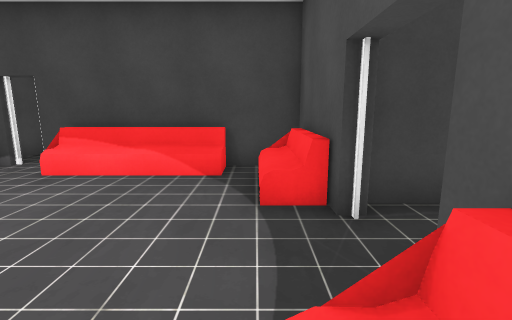
view 1 (above)

23 first-person views from a walk through a 3-D level made in the Unity game engine. The camera is 1.4 m above the floor, tilts 10° down and sees 85° across. Doors are open. The floor is counted in squares, 1 m on a side. Each view is taken from the middle of a square. On the plan, view 1 faces up. The plan holds only what a view shows up to about 14 squares ahead; the rest is blank. The player character is not drawn.

view 2
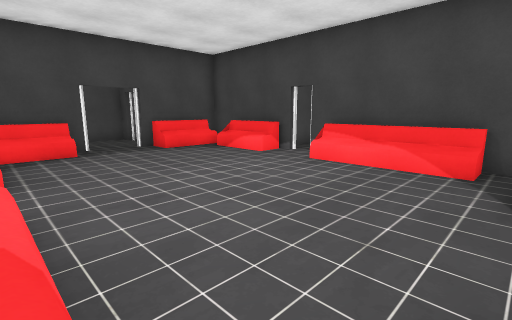

view 3
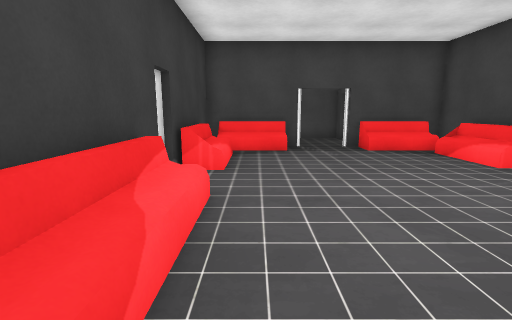

view 4
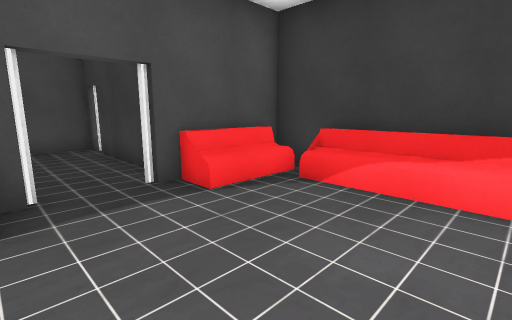

view 5
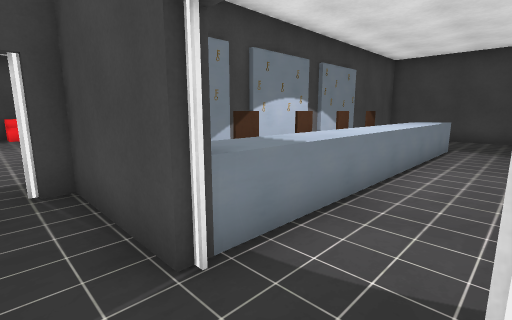

view 6
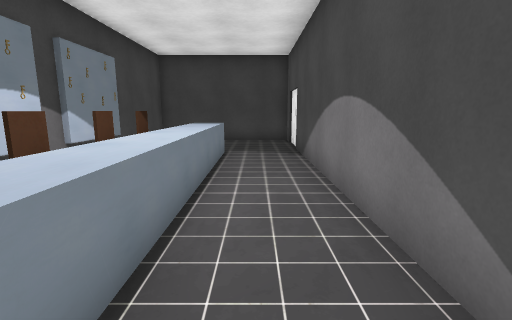

view 7
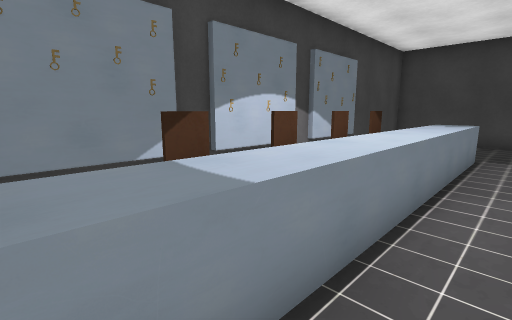

view 8
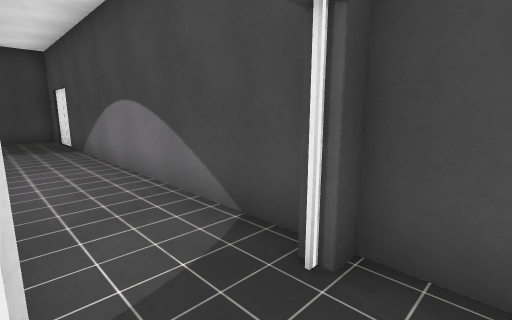

view 9
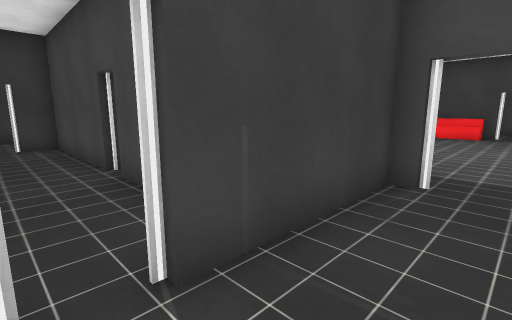

view 10
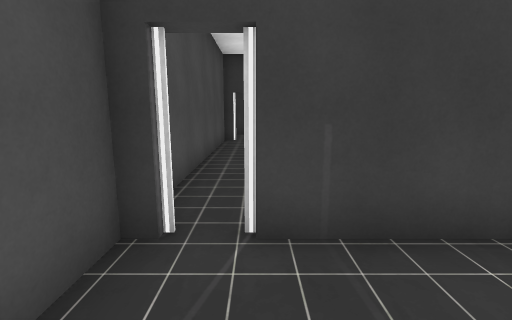

view 11
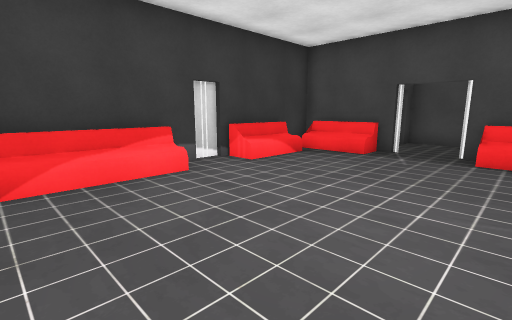

view 12
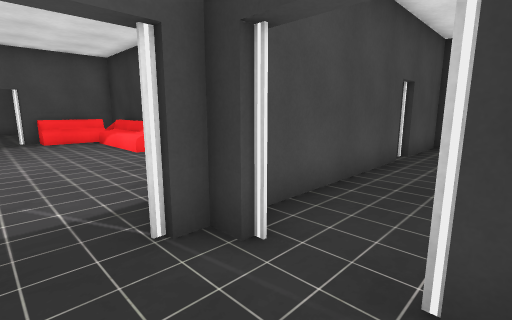

view 13
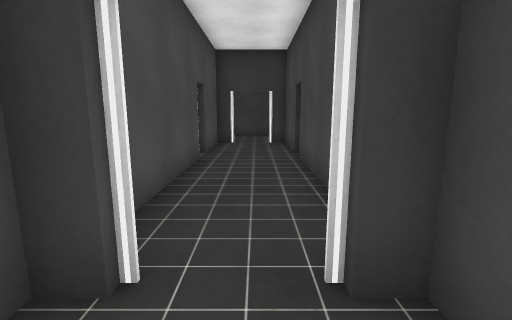

view 14
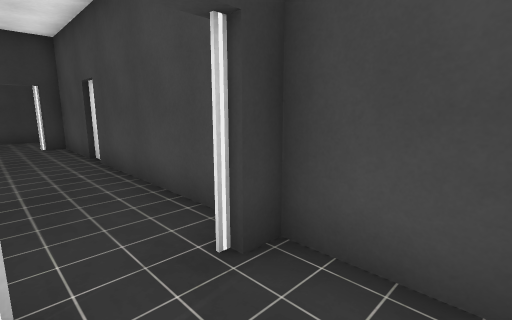

view 15
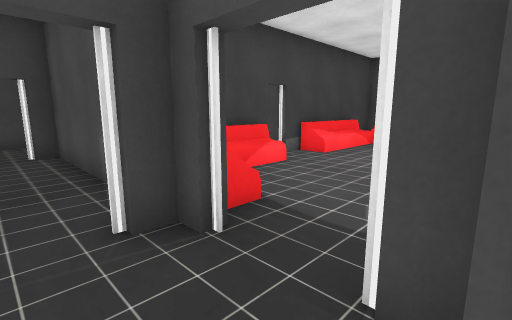

view 16
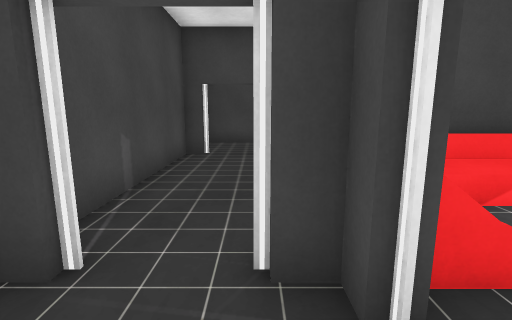

view 17
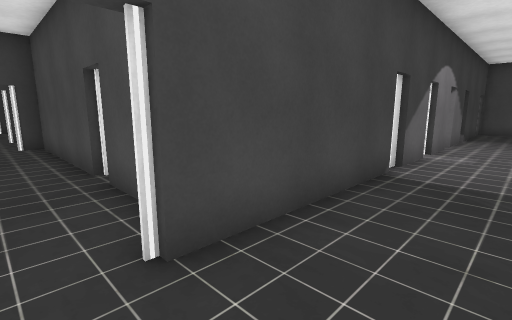

view 18
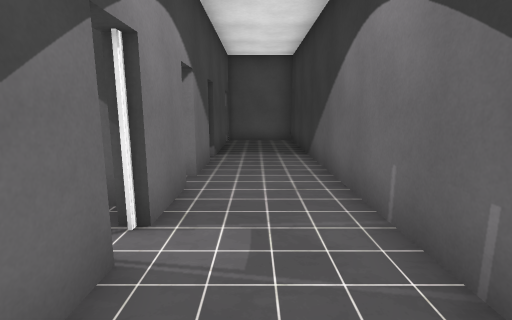

view 19
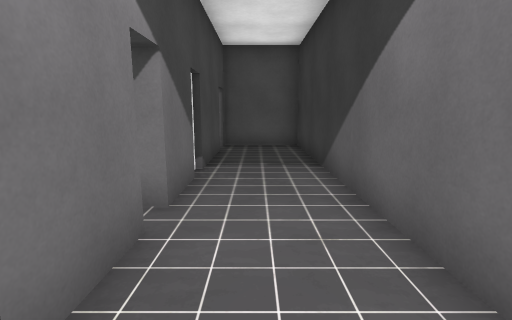

view 20
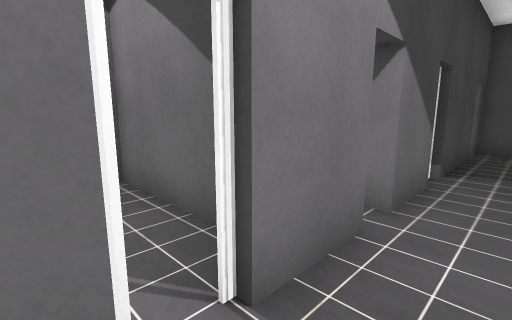

view 21
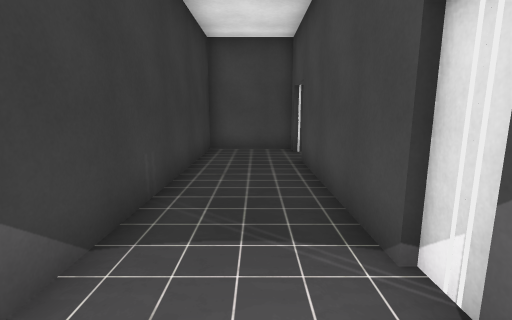

view 22
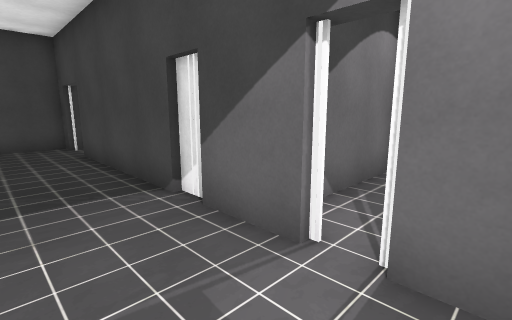

view 23
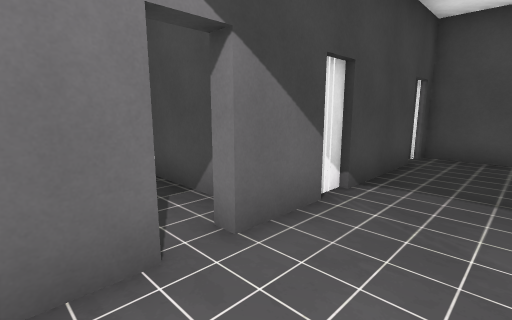

### Floor plan
Key: @ floor where view 1 was taken; # wall or solid block; x gap in a wall; . main floor; : floor 0.25 m higher than the main floor; / step, stairs or slope; D open door; = window, fence, low wall or low ledge; ^ raised ledge; C chair; O other object.
Columns run from 15 left of view 1 to 8 right of it. Each row starts with its distance up from view 1.
 19                 ########
 18                 #  ....#
 17                 #   ...#
 16                 #   ...#
 15  ###            #   ...#
 14  ...            #  ^^..#
 13  ...            # C^^..#
 12  ...            #  ^^..#
 11 ##.##           # C^^..#
 10 #...#   #       #  ^^..#
  9 #...#   #  #    # C^^..#
  8 #...#   #. #    #  ^^..#
  7 #...#####x####### C^^..#
  6 #...#O=OO..::://#  ^^..#
  5  ...#O........./#  ^^..#
  4 ##.##........../#####.##
  3 #......................#
  2 #......................#
  1 ##.##/........./########
  0 #...#/.........@#    .#
 -1 #...#////../////#    .#
 -2 #...#############   #.#
 -3 #...#               #.#
 -4 #...#               #.#
 -5 #...#               #.#
 -6 #...x      ###      #.#
 -7 #...#      #.#      #.#
 -8 #...#      #.#      #.#
 -9 ##.#########x#DD#####x##
-10 #.............DD.......#
-11 #......................#
-12 #......................#
-13 ########################

Where each view was taken, in squares from view 1:
view 1: 0 up, 0 right, facing up
view 2: 1 down, 0 right, facing up-left
view 3: 0 up, 0 right, facing left
view 4: 4 up, 4 left, facing down-right
view 5: 3 up, 7 right, facing up-left
view 6: 5 up, 6 right, facing up
view 7: 5 up, 6 right, facing up-left
view 8: 3 up, 5 right, facing up-right
view 9: 3 up, 7 right, facing down-left
view 10: 4 up, 6 right, facing down
view 11: 5 up, 1 left, facing down-left
view 12: 3 up, 14 left, facing down-right
view 13: 3 up, 13 left, facing down
view 14: 3 up, 12 left, facing down-left
view 15: 1 up, 13 left, facing up-right
view 16: 2 up, 12 left, facing up
view 17: 12 down, 13 left, facing up-right
view 18: 11 down, 6 left, facing right
view 19: 11 down, 4 left, facing right
view 20: 11 down, 4 left, facing up-right
view 21: 11 down, 4 left, facing left
view 22: 12 down, 2 left, facing up-left
view 23: 12 down, 2 left, facing up-right
